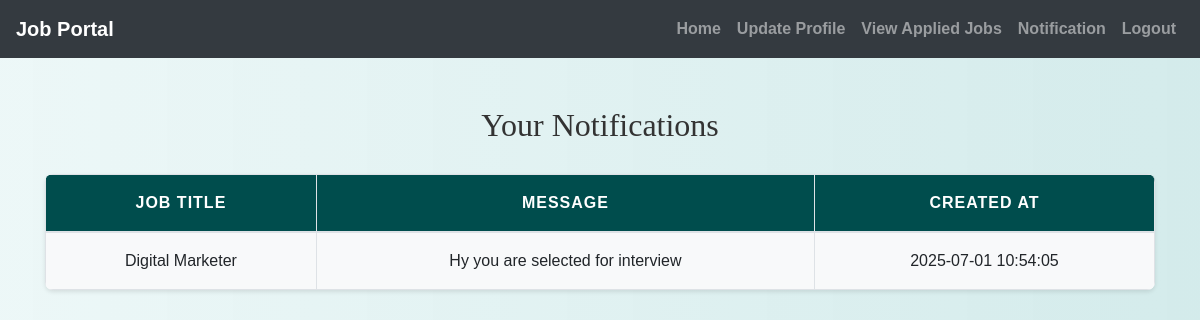
The app's page /candidate/view_notifications.php (signed in) with its own data.
### tables this page shows
CREATE TABLE `notifications` (
  `notification_id` int(11) NOT NULL,
  `candidate_id` int(11) NOT NULL,
  `job_id` int(11) NOT NULL,
  `message` text NOT NULL,
  `created_at` datetime DEFAULT current_timestamp()
);

CREATE TABLE `jobs` (
  `job_id` int(11) NOT NULL,
  `recruiter_id` int(11) DEFAULT NULL,
  `job_title` varchar(255) NOT NULL,
  `job_description` text NOT NULL,
  `job_requirements` text NOT NULL,
  `location` varchar(255) NOT NULL,
  `industry` varchar(255) NOT NULL,
  `keywords` varchar(255) NOT NULL,
  `status` enum('active','inactive') DEFAULT 'active',
  `created_at` timestamp NOT NULL DEFAULT current_timestamp(),
  `company_name` varchar(255) NOT NULL,
  `salary_range` varchar(100) NOT NULL,
  `job_type` enum('Full-time','Part-time','Contract') NOT NULL,
  `application_deadline` date DEFAULT NULL
);

### candidate/view_notifications.php (the view, shortened to what this page needs)
<?php
include('config.php');
$candidate_id = $_SESSION["id"];
$sql = "SELECT N.*, J.job_title
        FROM Notifications N
        INNER JOIN Jobs J ON N.job_id = J.job_id
        WHERE N.candidate_id = ?
        ORDER BY N.created_at DESC";
$stmt = mysqli_prepare($conn, $sql);
mysqli_stmt_bind_param($stmt, "i", $candidate_id);
mysqli_stmt_execute($stmt);
$result = mysqli_stmt_get_result($stmt);
$notifications = mysqli_fetch_all($result, MYSQLI_ASSOC);
?>
<!DOCTYPE html>
<html>
<head>
    <link rel="stylesheet" href="https://maxcdn.bootstrapcdn.com/bootstrap/4.5.2/css/bootstrap.min.css">
    <link rel="stylesheet" href="./css/style.css">
</head>
<body>
<?php include('navbar.php'); ?>
<div class="container mt-5">
    <h2>Your Notifications</h2>
    <table class="table">
        <thead>
            <tr>
                <th>Job Title</th>
                <th>Message</th>
                <th>Created At</th>
            </tr>
        </thead>
        <tbody>
            <?php if (!empty($notifications)): ?>
                <?php foreach ($notifications as $notification): ?>
                    <tr>
                        <td><?php echo htmlspecialchars($notification['job_title']); ?></td>
                        <td><?php echo htmlspecialchars($notification['message']); ?></td>
                        <td><?php echo htmlspecialchars($notification['created_at']); ?></td>
                    </tr>
                <?php endforeach; ?>
            <?php else: ?>
                <tr>
                    <td colspan="3">No notifications found.</td>
                </tr>
            <?php endif; ?>
        </tbody>
    </table>
</div>
</body>
</html>

### candidate/css/style.css (style rules this page uses)
body { background: linear-gradient(90deg, rgba(233, 246, 246, 0.831), rgba(207, 233, 233, 0.9)); font-family: 'Arial', sans-serif; color: #333; line-height: 1.6; }
h1, h2, h3, h4 { text-align: center; margin-top: 30px; margin-bottom: 30px; font-family: 'Georgia', serif; }
.container { margin-bottom: 40px; }
.table { width: 100%; border-collapse: collapse; margin-top: 20px; font-size: 16px; background-color: #ffffff; border-radius: 8px; overflow: hidden; box-shadow: 0 2px 4px rgba(0, 0, 0, 0.1); }
.table th, .table td { padding: 15px; border: 1px solid #dee2e6; text-align: center; }
.table thead th { background-color: #004d4d; color: white; font-weight: bold; text-transform: uppercase; letter-spacing: 1px; }
.table tbody tr:nth-child(odd) { background-color: #f8f9fa; }

### records on screen
notifications: job.job_title "Digital Marketer", message "Hy you are selected for interview", created_at "2025-07-01 10:54:05"
